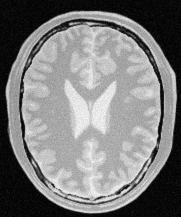
#> input picture images/brain_proton_density_slice.png, 181 x 217 px
$ python intensity_transform_brain.py
#> lines starting #> are read from the running program, lines starting #| are printed output that depends on the picture
import cv2
import numpy as np
import matplotlib.pyplot as plt
import os

# Paths
img_path = '../images/brain_proton_density_slice.png'
out_dir = '../outputs'
os.makedirs(out_dir, exist_ok=True)

# Load image
img = cv2.imread(img_path, cv2.IMREAD_GRAYSCALE)
#> img is the input picture: shape (217, 181); min 0, max 251, mean 123.7
if img is None:
    raise SystemExit(f"Cannot load {img_path}")


def build_lut_for_tissue(mode='gray'):
    """
    Build LUT tailored for enhancing either gray or white matter.

    mode: 'gray' or 'white'
        - 'gray': enhance mid-range intensities (~80–120)
        - 'white': enhance higher intensities (~120–200), but avoid clipping
    """
#> called with mode = 'gray'
    lut = np.zeros(256, dtype=np.uint8)
    for i in range(256):
        if mode == 'gray':
            # Boost mid-level intensities (gray matter)
            if i < 70:
                val = i * 0.9
            elif i < 110:
                val = i * 1.4
            else:
                val = i * 1.0
        else:  # mode == 'white'
            # Enhance white matter
            if i < 100:
                val = i * 0.8
            elif i < 160:
                val = i * 1.3
            else:
                val = i * 0.9
        lut[i] = np.uint8(np.clip(round(val), 0, 255))
    return lut


def plot_diagram_and_lut(lut, filename, title):
    """Plots the LUT mapping."""
#> called with lut = array of shape (256,), filename = 'q2_gray_matter_curve.png', title = 'Intensity Transformation for Gray Matter'
    plt.figure(figsize=(8,6))
    xs = np.arange(256)
    plt.plot(xs, lut[xs], color='blue', linewidth=1.5, label='LUT mapping')
    plt.legend()
    plt.xlim(0,255)
    plt.ylim(0,255)
    plt.xlabel("Input Intensity")
    plt.ylabel("Output Intensity")
    plt.title(title)
    plt.grid(alpha=0.4)
    plt.savefig(os.path.join(out_dir, filename), dpi=120, bbox_inches='tight')
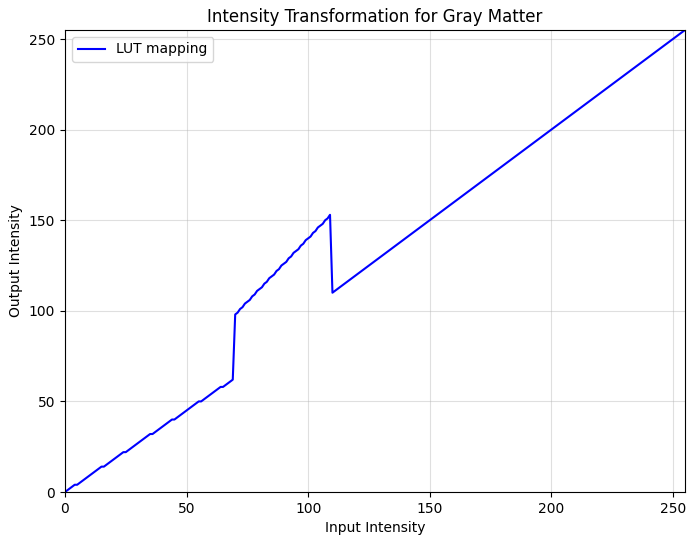
#> figure drawn by matplotlib, 1 panel; curve peaks at x = 255, y = 255
    plt.close()


# --- Part (a): Enhance Gray Matter ---
print("Enhancing gray matter...")
lut_gray = build_lut_for_tissue('gray')
plot_diagram_and_lut(lut_gray, "q2_gray_matter_curve.png",
                     "Intensity Transformation for Gray Matter")
transformed_gray = cv2.LUT(img, lut_gray)
cv2.imwrite(os.path.join(out_dir, "q2_gray_matter_enhanced.png"), transformed_gray)

# --- Part (b): Enhance White Matter ---
print("Enhancing white matter...")
lut_white = build_lut_for_tissue('white')
plot_diagram_and_lut(lut_white, "q2_white_matter_curve.png",
                     "Intensity Transformation for White Matter")
#> call 2 of plot_diagram_and_lut, with lut = array of shape (256,), filename = 'q2_white_matter_curve.png'
#> in plot_diagram_and_lut (call 2), `plt.savefig(os.path.join(out_dir, filename), dpi=120, bbox_inches='tig..`:
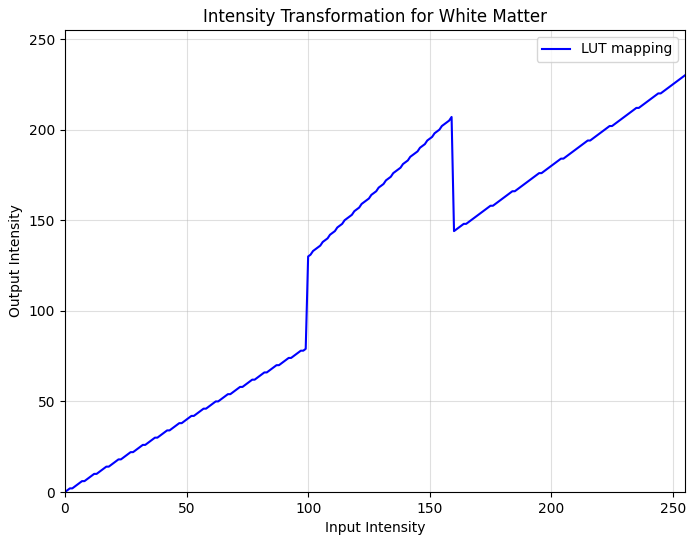
#> figure drawn by matplotlib, 1 panel; curve peaks at x = 255, y = 230
transformed_white = cv2.LUT(img, lut_white)
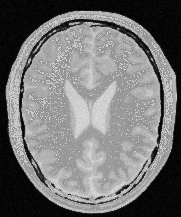
#> transformed_white: shape (217, 181); min 0, max 226, mean 115.8
cv2.imwrite(os.path.join(out_dir, "q2_white_matter_enhanced.png"), transformed_white)

# --- Side-by-Side Comparison ---
fig, axes = plt.subplots(1, 3, figsize=(15, 6))
axes[0].imshow(img, cmap='gray')
axes[0].set_title("Original")
axes[0].axis('off')

axes[1].imshow(transformed_gray, cmap='gray')
axes[1].set_title("Gray Matter Enhanced")
axes[1].axis('off')

axes[2].imshow(transformed_white, cmap='gray')
axes[2].set_title("White Matter Enhanced")
axes[2].axis('off')

plt.tight_layout()
plt.savefig(os.path.join(out_dir, "q2_comparison.png"), dpi=120, bbox_inches='tight')
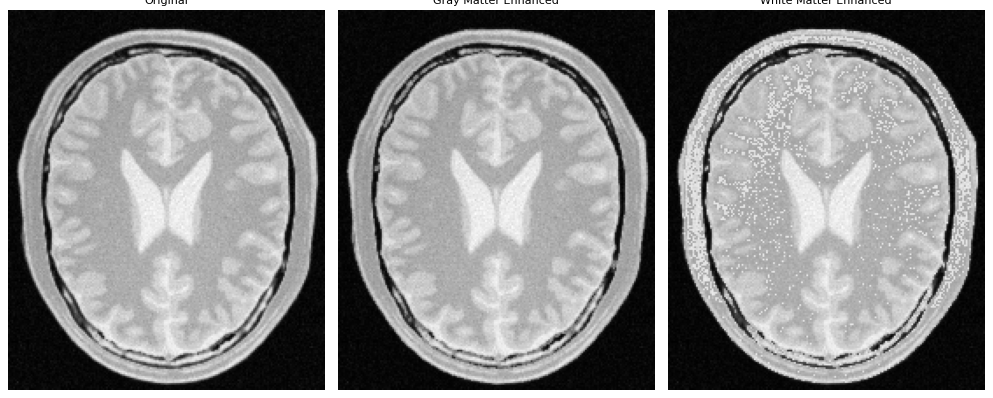
#> figure drawn by matplotlib, 3 panels
plt.show()

print("✅ All outputs saved to", out_dir)
